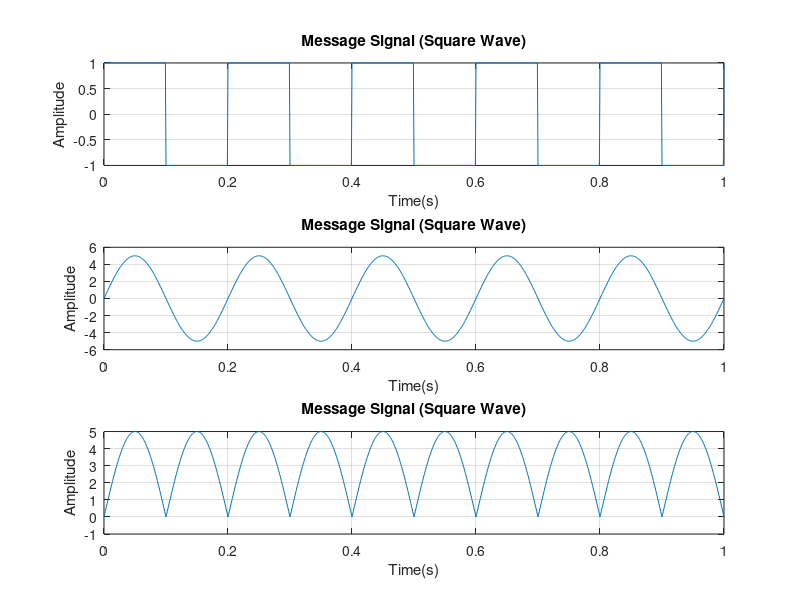

This figure's MATLAB source:
clc;
clear all;
close all;
t=0:0.001:1;
fc = input('Enter Frequency of Carrier Sine Wave: ');
fm = input('Enter message frequency: ');
amp = input('Enter the carrier and message signal amplitude: ');
m = square(2*pi*fm*t);
subplot(3,1,1);
plot(t, m);
xlabel('Time(s)');
ylabel('Amplitude');
title('Message Signal (Square Wave)');
grid on;
C = amp*sin(2*pi*fc*t);
subplot(3,1,2);
plot(t, C);
xlabel('Time(s)');
ylabel('Amplitude');
title('Message Signal (Square Wave)');
grid on;
X = C .* m;
subplot(3, 1, 3);
plot(t, X);
xlabel('Time(s)');
ylabel('Amplitude');
title('Message Signal (Square Wave)');
grid on;

%ip => 20 \n 2 \n 5